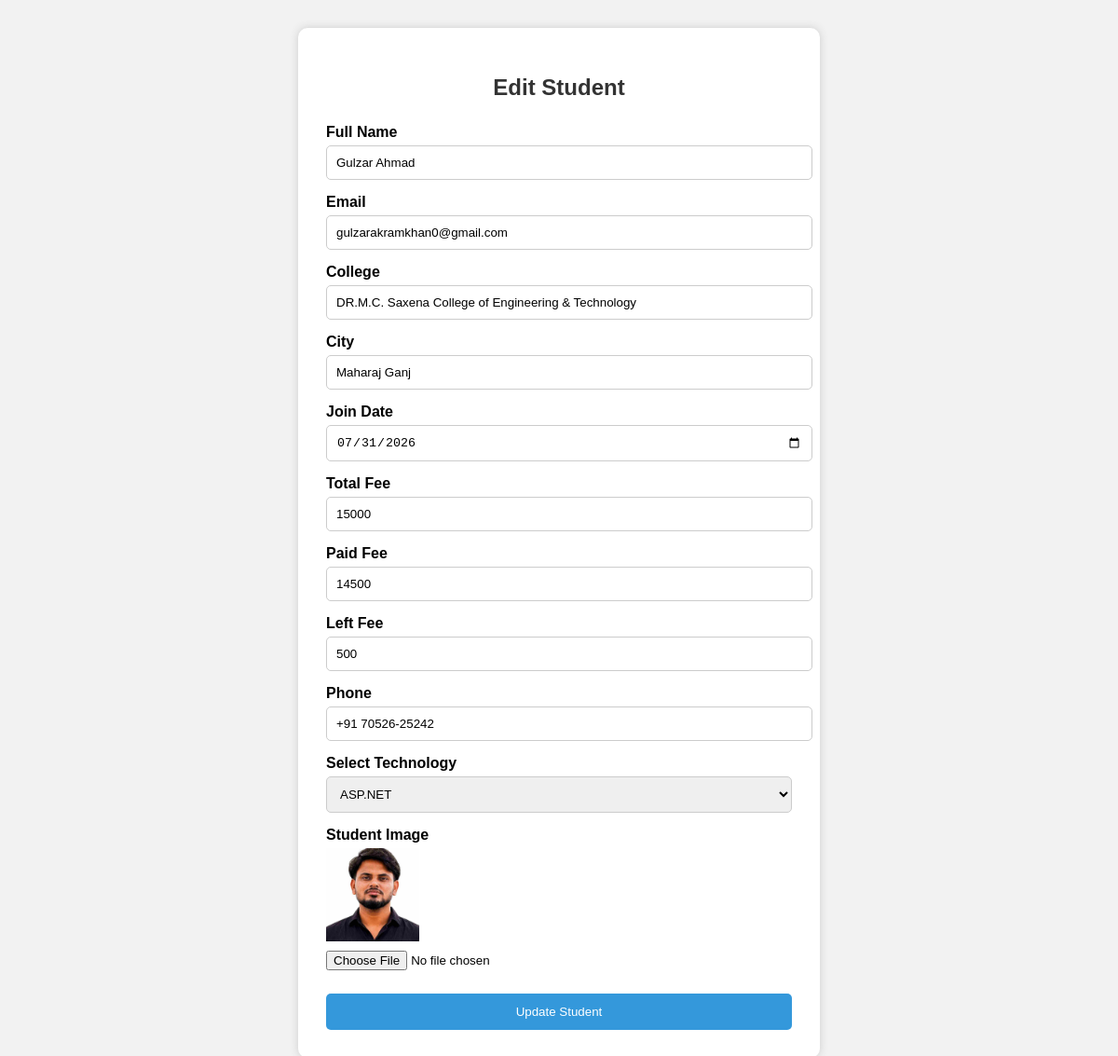
Page /edit_stu/8 (signed in) on the committed database.
### student/models.py (models this page shows)
class student(models.Model):
    name = models.CharField(max_length=20, null=True)
    email = models.CharField(max_length=30, null=True)
    username = models.CharField(max_length=12, unique=True, null=True)
    password = models.CharField(max_length=30, unique=True, null=True)
    college = models.CharField(max_length=50, null=True)
    city_name = models.CharField(max_length=20, null=True)
    Joining_Date = models.DateField(null=True)
    Total_fee = AnyValue(null=True)
    Paid_fee = AnyValue(null=True)
    left_fee = AnyValue(null=True)
    phone = AnyValue(max=10, null=True)
    Technology = models.CharField(max_length=20, null=True)
    image = models.ImageField(upload_to='student_images/',null=True,blank=True)

### student/views.py (the view, shortened to what this page needs)
# urls.py: path('edit_stu/<int:id>',edit_student,name='edit_student'),
@login_required(login_url='login')
def edit_student(request,id):
    obj=student.objects.get(id=id)
    return render(request,"edit_student.html",{'obj':obj})

### student/models.py (called while the page is built)
    def get_internal_type(self):
        return "TextField"

    def from_db_value(self, value, expression, connection):
        return self.to_python(value)

    def to_python(self, value):
        if value is None or value == "":
            return None
        if isinstance(value, (dict, list, tuple, set, int, float, bool, type(None))):
            return value
        if isinstance(value, bytes):
            value = value.decode("utf-8")
        if isinstance(value, str):
            try:
                return json.loads(value)
            except (TypeError, ValueError):
                return value
        return value

### student/templates/edit_student.html (shortened to what this page needs)
<!DOCTYPE html>
<html>
<head>
</head>
<body>
    <div class="form-box">
        <h2>Edit Student</h2>
        <form method="post" enctype="multipart/form-data">
            <div class="form-group">
                <label>Full Name</label>
                <input type="text" name="name" class="input" value="{{obj.name}}">
            </div>
            <div class="form-group">
                <label>Email</label>
                <input type="email" name="email" class="input" value="{{obj.email}}">
            </div>
            <div class="form-group">
                <label>College</label>
                <input type="text" name="college" class="input" value="{{obj.college}}">
            </div>
            <div class="form-group">
                <label>City</label>
                <input type="text" name="city" class="input" value="{{obj.city_name}}">
            </div>
            <div class="form-group">
                <label>Join Date</label>
                <input type="date" name="jdate" class="input" value="{{obj.Joining_Date|date:'Y-m-d'}}">
            </div>
            <div class="form-group">
                <label>Total Fee</label>
                <input type="number" name="tfee" class="input" value="{{obj.Total_fee}}">
            </div>
            <div class="form-group">
                <label>Paid Fee</label>
                <input type="number" name="pfee" class="input" value="{{obj.Paid_fee}}">
            </div>
            <div class="form-group">
                <label>Left Fee</label>
                <input type="text" name="lfee" class="input" value="{{obj.left_fee}}">
            </div>
            <div class="form-group">
                <label>Phone</label>
                <input type="text" name="phone" class="input" value="{{obj.phone}}">
            </div>
            <div class="form-group">
                <label>Select Technology</label>
                <select name="technology">
                    <option value="asp.Net" {% if obj.Technology == "asp.Net" %}selected{% endif %}>
                        ASP.NET
                    </option>
                </select>
            </div>
            <div class="form-group">
                <label>Student Image</label>
                {% if obj.image %}
                <img src="{{ obj.image.url }}" width="100" height="100"
                    style="object-fit: cover; display:block; margin-bottom:10px;">
                {% endif %}
                <input type="file" name="image">
            </div>
            <input type="submit" value="Update Student" class="btn-update">
    </div>
</body>
</html>

### student/templates/edit_student.html (style rules this page uses)
body { background-color: #f2f2f2; font-family: Arial; }
.form-box { width: 500px; margin: 30px auto; background-color: white; padding: 30px; border-radius: 10px; box-shadow: 0 0 10px #ccc; }
h2 { text-align: center; color: #333; margin-bottom: 25px; }
.form-group { margin-bottom: 15px; }
label { display: block; margin-bottom: 5px; font-weight: bold; }
.input, select { width: 100%; padding: 10px; border: 1px solid #ccc; border-radius: 5px; }
.btn-update { width: 100%; padding: 12px; background-color: #3498db; color: white; border: none; border-radius: 5px; cursor: pointer; margin-top: 10px; }

### rows in the picture
student: name "Gulzar Ahmad", email "gulzarakramkhan0@gmail.com", college "DR.M.C. Saxena College of Engineering & Technology", city "Maharaj Ganj", jdate "07/31/2026", tfee "15000", pfee "14500", lfee "500", phone "+91 70526-25242", technology "ASP.NET", image (picture)
